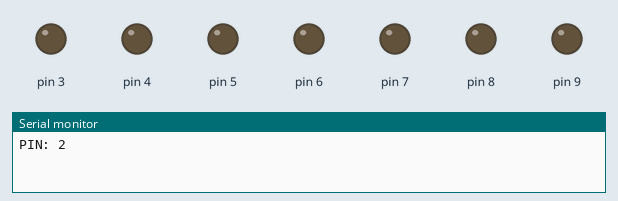
Simulated run of this sketch. Board: Arduino Uno, built with avr-gcc and run on an emulated ATmega328P. Parts: output pins drawn as LEDs (lit = HIGH), the last lines printed to the serial monitor. Pins used as bus, display or sensor lines are not drawn.

Above: at 0.1 s.
At 10.1 s:
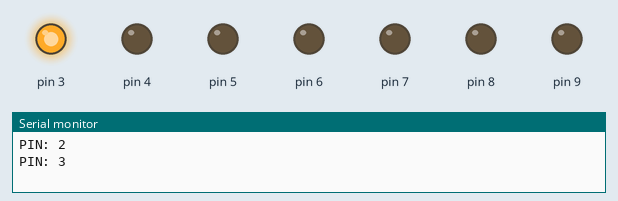
At 30.1 s:
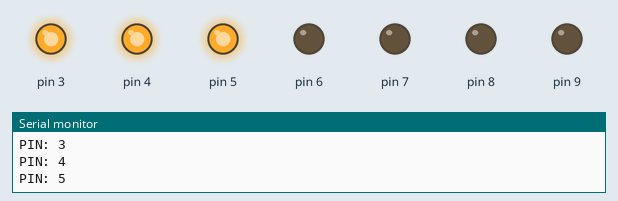
At 60.1 s:
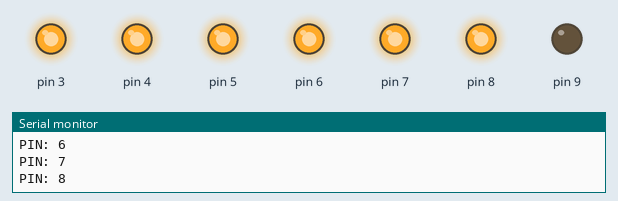
At 90.1 s:
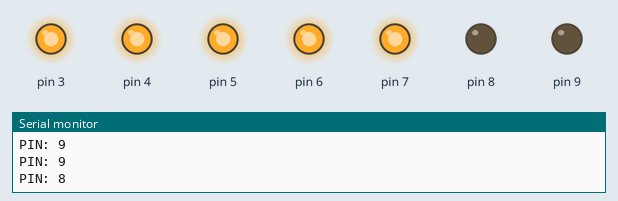
At 120.1 s:
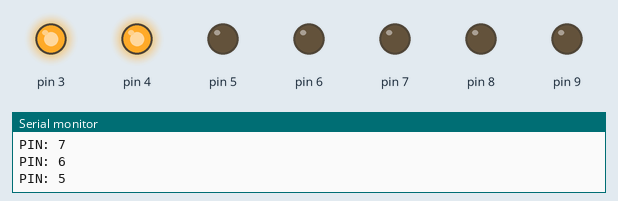
Timing chart, 0 to 121.6 s (numbered marks = the images above):
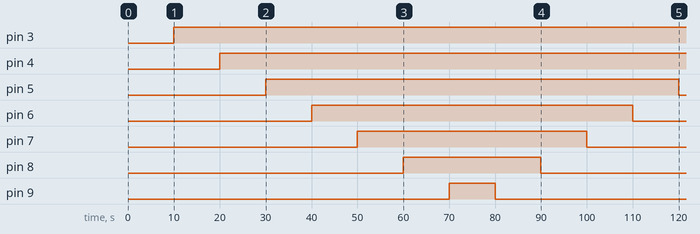

The sketch:

7Led_disp_proverka_nomerov.ino
```cpp
// проверка подключения индикатора

#define firstPin 2
#define count_segments 9  // #define не выделяет память под перемен как int, а сразу перед процу значение

void setup() {

  for (int i = firstPin; i <= count_segments; i++)
  {
    pinMode(i, OUTPUT);
  }

  Serial.begin(9600);

}

void loop() {

  for (int ledPin = 2; ledPin <= 9; ledPin++)
  {
    digitalWrite(ledPin, HIGH);
    Serial.print("PIN: ");
    Serial.println(ledPin);
    delay(10000);

  }
  for (int ledPin = 9; ledPin >= 2; ledPin--)
  {
    digitalWrite(ledPin, LOW);
    Serial.print("PIN: ");
    Serial.println(ledPin);
    delay(10000);
  }

}
```

Measured:
- by itself, pin 3: LOW → HIGH at 10.0 s
- by itself, pin 4: LOW → HIGH at 20.0 s
- by itself, pin 5: LOW → HIGH at 30.0 s, → LOW 90.0 s later
- by itself, pin 6: LOW → HIGH at 40.0 s, → LOW 70.0 s later
- by itself, pin 7: LOW → HIGH at 50.0 s, → LOW 50.0 s later
- by itself, pin 8: LOW → HIGH at 60.0 s, → LOW 30.0 s later
- by itself, pin 9: LOW → HIGH at 70.0 s, → LOW 10.0 s later
